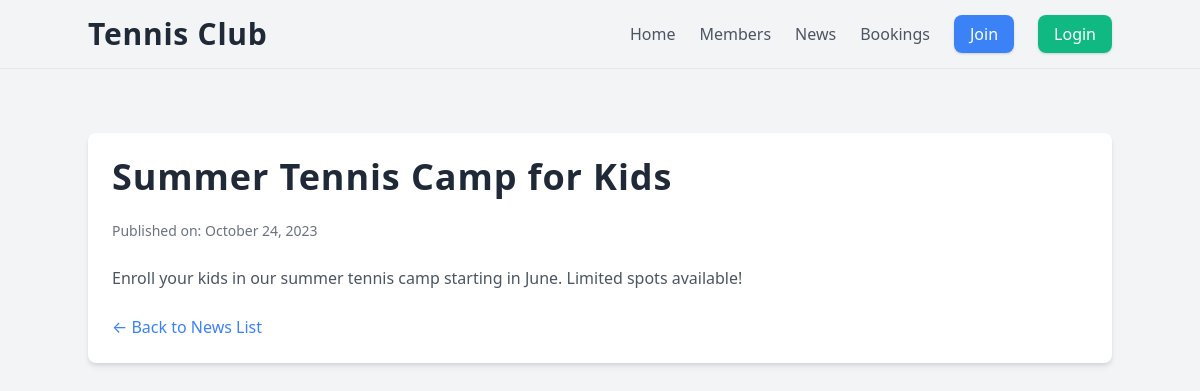
The app's page /news/news/2/ with its own data.
### news/models.py (models this page shows, shortened)
class News(models.Model):
    title = models.CharField(max_length=200)
    content = models.TextField()
    published_date = models.DateTimeField(auto_now_add=True)

### news/views.py (the view)
# urls.py: path('news/<int:pk>/', views.news_detail, name='news_detail'),
def news_detail(request, pk):
    news_item = get_object_or_404(News, pk=pk)
    return render(request, 'news_detail.html', {'news_item': news_item})

### news/templates/news_detail.html
{% extends "master.html" %}
{% block content %}
<section class="space-y-6 bg-white p-6 rounded-lg shadow-md">
    <h1 class="text-gray-800 text-4xl font-bold tracking-wide mb-2">{{ news_item.title }}</h1>
    <div class="text-sm text-gray-500 mb-4">Published on: {{ news_item.published_date|date:"F d, Y" }}</div>
    <p class="text-gray-600 leading-relaxed">{{ news_item.content }}</p>
    <div class="mt-8">
        <a href="{% url 'news_list' %}" class="text-blue-500 hover:text-blue-600 hover:underline transition duration-200">← Back to News List</a>
    </div>
</section>
{% endblock %}

### records on screen
News: title "Summer Tennis Camp for Kids", published_date "October 24, 2023", content "Enroll your kids in our summer tennis camp starting in June. Limited spots available!"
